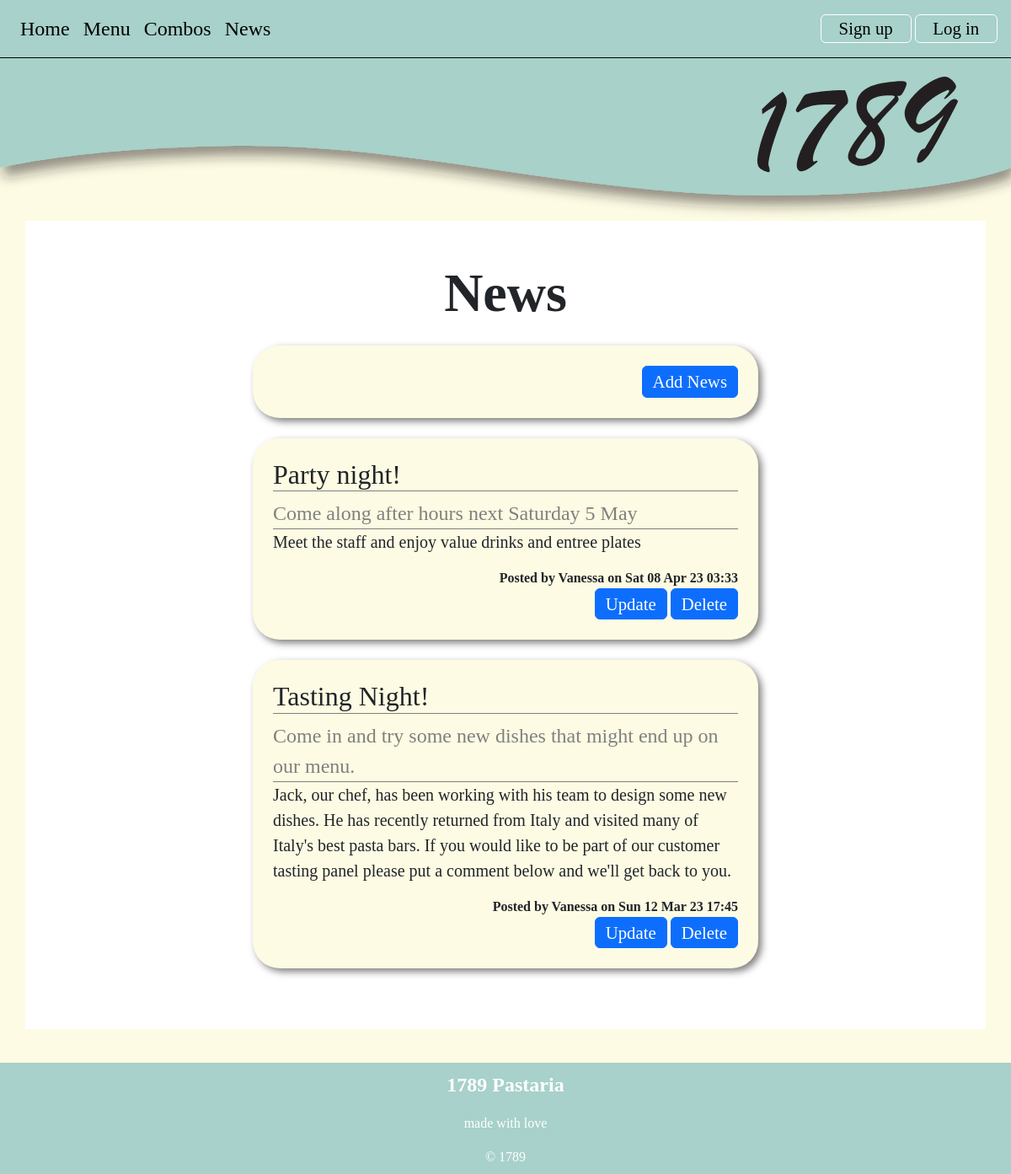
The app's page /news, older data.
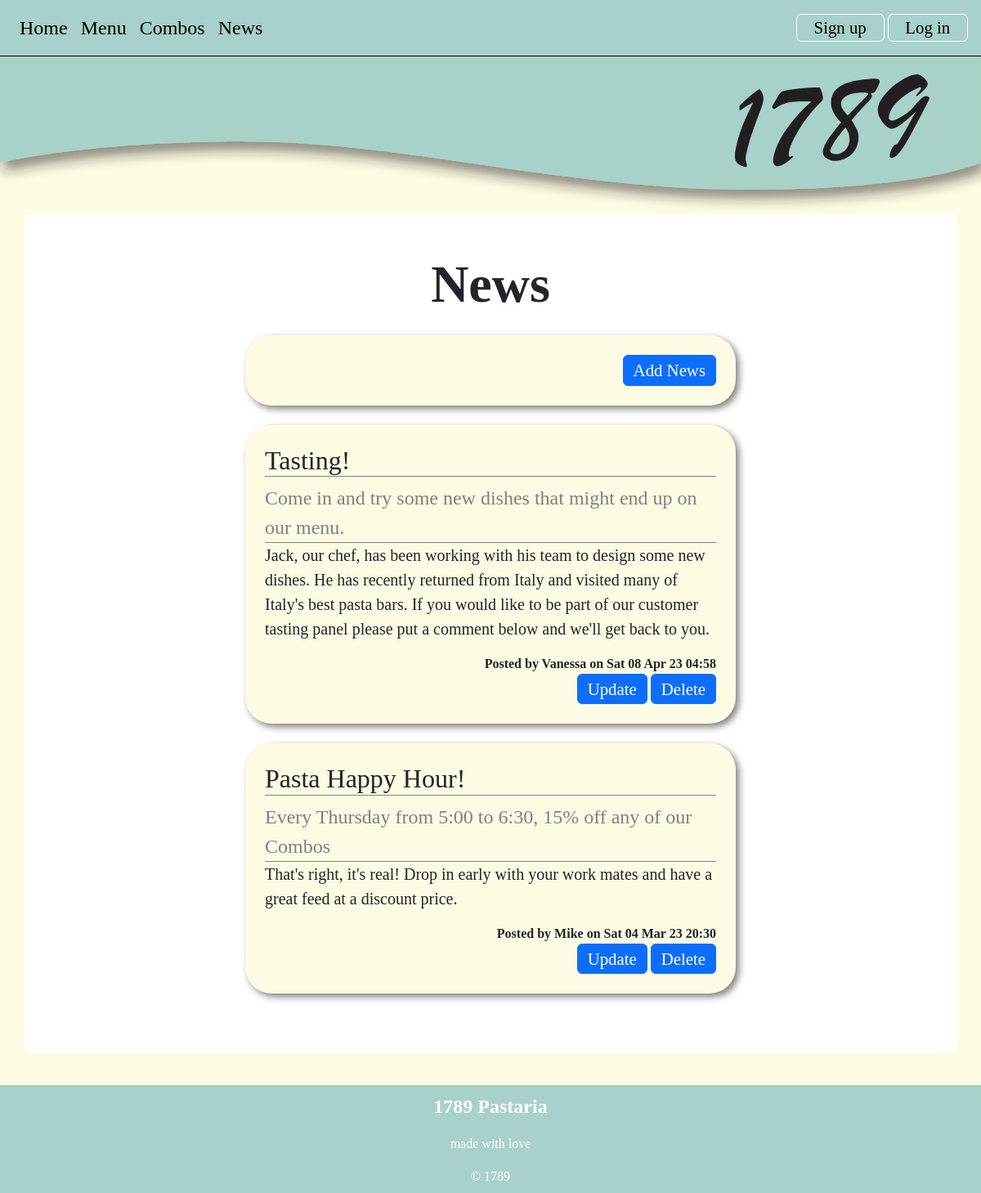
The same page, newer data.
### tables this page shows
CREATE TABLE news(
    news_id integer primary key autoincrement not null,
    title text not null unique,
    subtitle text not null unique,
    content text not null unique,
    newsdate date not null,
    member_id date not null,
    foreign key(member_id) references member(member_id)
);

CREATE TABLE member(
    member_id integer primary key autoincrement not null,
    name text not null unique,
    email text not null unique,
    password text not null,
    authorisation integer not null
);

### server.py (the view)
@app.route('/news')
def news():
    sql = """select news.news_id, news.title, news.subtitle, news.content, news.newsdate, member.name
      from news
      join member on news.member_id= member.member_id
      order by news.newsdate desc;
      """
    result = run_search_query_tuples(sql, (), db_path, True)
    print(result)
    return render_template("news.html", news=result)

### db_functions.py (called while the page is built)
def run_search_query_tuples(sql_query,values_tuple, file_path, rowfactory=False):
    result = None
    try:
        db = sqlite3.connect(file_path)
        if rowfactory:
            db.row_factory = sqlite3.Row
        cursor = db.cursor()
        cursor.execute(sql_query,values_tuple)
        result = cursor.fetchall()
        cursor.close()
    except sqlite3.Error as error:
        print("Error running search query tuples: {}".format(error))
        return None
    db.close()
    if result is None:
        print("No search values were found")
    return result

### server.py (called while the page is built)
@app.template_filter()
def news_date(sqlite_dt):
    x = datetime.strptime(sqlite_dt, '%Y-%m-%d %H:%M:%S')
    return x.strftime("%a %d %b %y %H:%M")

### templates/news.html (shortened to what this page needs)
{% extends "layout.html" %}
{% block banner %}
static/images/small_banner.svg
{% endblock %}
{% block content %}
<div class="container-lg py-sm-5 py-1">
     <h1> News</h1>
    <div class="news p-4 my-4 text-end">
        <a class="btn btn-primary" href="{{ url_for('news_cud', id=0, task='add') }}">Add News</a>
    </div>
    {% for row in news %}
    <div class="news p-4 my-4">
    <h2>{{row['title']}}</h2>
        <div class="subtitle"> {{ row['subtitle'] }} </div>
        <p class="news-text"> {{ row['content'] }} </p>
        <div class="news-meta"> Posted by {{ row['name'] }} on {{row['newsdate'] | news_date }}</div>
        <div class="news-meta">
            <a class="btn btn-primary" href="{{ url_for('news_cud', id=row['news_id'], task='update') }}">Update</a>
            <a class="btn btn-primary" href="{{ url_for('news_cud', id=row['news_id'], task='delete') }}">Delete</a>
        </div>
    </div>
    {% endfor %}
</div>
{% endblock %}

### templates/layout.html (shortened to what this page needs)
<!DOCTYPE html>
<html lang="en">
<head>
<link href="https://cdn.jsdelivr.net/npm/bootstrap@5.2.3/dist/css/bootstrap.min.css" rel="stylesheet">
<link rel="stylesheet" href="static/styles.css">
</head>
<body>
 <div class="container-fluid">
     <nav class="navbar navbar-expand-lg px-3 py-2">
    <div class="collapse navbar-collapse" id="collapsibleNavbar">
      <ul class="navbar-nav">
        <li class="nav-item">
          <a class="nav-link" href="{{ url_for('index') }}">Home</a>
        </li>
        <li class="nav-item">
          <a class="nav-link" href="{{ url_for('menu') }}">Menu</a>
        </li>
        <li class="nav-item">
          <a class="nav-link" href="{{ url_for('combos') }}">Combos</a>
        </li>
        <li class="nav-item">
            <a class="nav-link" href="{{ url_for('news') }}">News</a>
        </li>
      </ul>
<div class="ms-auto">
     <a class="nav-link btn btn-outline" href="{{ url_for('signup') }}">Sign up</a>
    <a class="nav-link btn btn-outline" href="">Log in</a></div>
    </div>
</nav>
    <img class="img-fluid" src="{% block banner %}{% endblock %}">
</div>
{% block content %}
 {% endblock %}
<footer class="container-fluid footer-content">
        <p> 1789 Pastaria</p>
        <p>made with love</p>
        <div>&copy; 1789</div>
</footer>
</body>
</html>

### static/styles.css (style rules this page uses)
:root { --brand-paper: rgb(253,251,227); --brand-green: rgb(167,209,202); --brand-green-pale: rgb(223,237,224); }
body { font-family: 'Cormorant Garamond', serif; font-size: 100%; background-color: var(--brand-paper); margin:0; }
h1 { font-size: 4em; text-align: center; font-weight: 600; margin: 0; }
h2 { border-bottom: 1px solid gray; }
.container-fluid { border: 0px solid blue; padding:0; }
.container-lg { border: 0px solid pink; background-color: rgb(255,255,255); overflow: auto; margin-bottom: 2.5em; }
.subtitle { font-size: 1.5em; border-bottom: 1px solid gray; color: gray; }
.news { max-width: 600px; margin: auto; background-color: var(--brand-paper); border-radius: 2em; filter: drop-shadow(0.25em 0.25em 0.25em rgba(0,0,0,0.5)); }
.news-text { font-size: 1.25em; }
.news-meta { text-align: end; font-weight: bold; }
.footer-content { background-color: var(--brand-green); text-align: center; padding: 0.5em 0 0.5em 0; color:white; }
.footer-content p:first-child { font-weight: 600; font-size: 1.5em; }
.navbar { background-color: var(--brand-green); border-bottom: 1px solid black; }
.nav-link { font-size: 1.5em; color:black; }
nav .btn-outline { display: inline-block; }
.btn-outline { border: 1px solid white; padding: 0 1em; }
.btn { font-size: 1.3em; --bs-btn-padding-y:0.1em; }

Row changes from the older to the newer data that the page shows:
removed news: title "Party night!", subtitle "Come along after hours next Saturday 5 May", content "Meet the staff and enjoy value drinks and entree plates", name "Vanessa", newsdate|news_date "Sat 08 Apr 23 03:33"
changed news "Come in and try some new dishes that might end up on our menu.": title "Tasting Night!" → "Tasting!"; newsdate|news_date "Sun 12 Mar 23 17:45" → "Sat 08 Apr 23 04:58"
added news: title "Pasta Happy Hour!", subtitle "Every Thursday from 5:00 to 6:30, 15% off any of our Combos", content "That's right, it's real! Drop in early with your work mates and have a great feed at a discount price.", name "Mike", newsdate|news_date "Sat 04 Mar 23 20:30"
